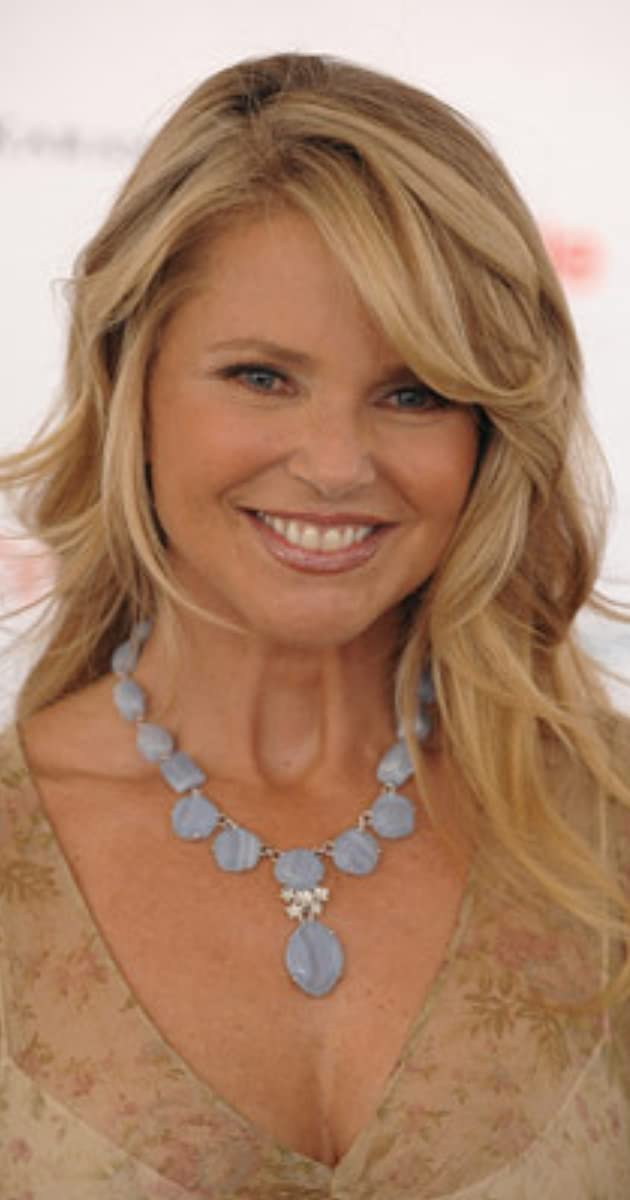
#> input picture projects/image to pencil sketch/brinkley.jpg, 630 x 1200 px
$ python 'image to pencil sketch.py'
#> lines starting #> are read from the running program, lines starting #| are printed output that depends on the picture
import numpy as np
import imageio
import scipy.ndimage
import cv2

img_data = "brinkley.jpg"


def to_gray_scale(rgb):
    """ this is the two 2D array to convert image to gray scale"""
    return np.dot(rgb[..., :3], [0.299, 0.587, 0.114])


def bake(front, back):
    final_sketch = front * 255 / (255 - back)
    final_sketch[final_sketch > 255] = 255
    final_sketch[back == 255] = 255
    return final_sketch.astype("uint8")


sample = imageio.imread(img_data)  # read the given image
#> sample is the input picture: shape (1200, 630, 3); mean R, G, B 171.1, 132.8, 106.5
gray_image = to_gray_scale(sample)  # convert color image to gray scale (BW)
#> in to_gray_scale, `return np.dot(rgb[..., :3], [0.299, 0.587, 0.114])`:
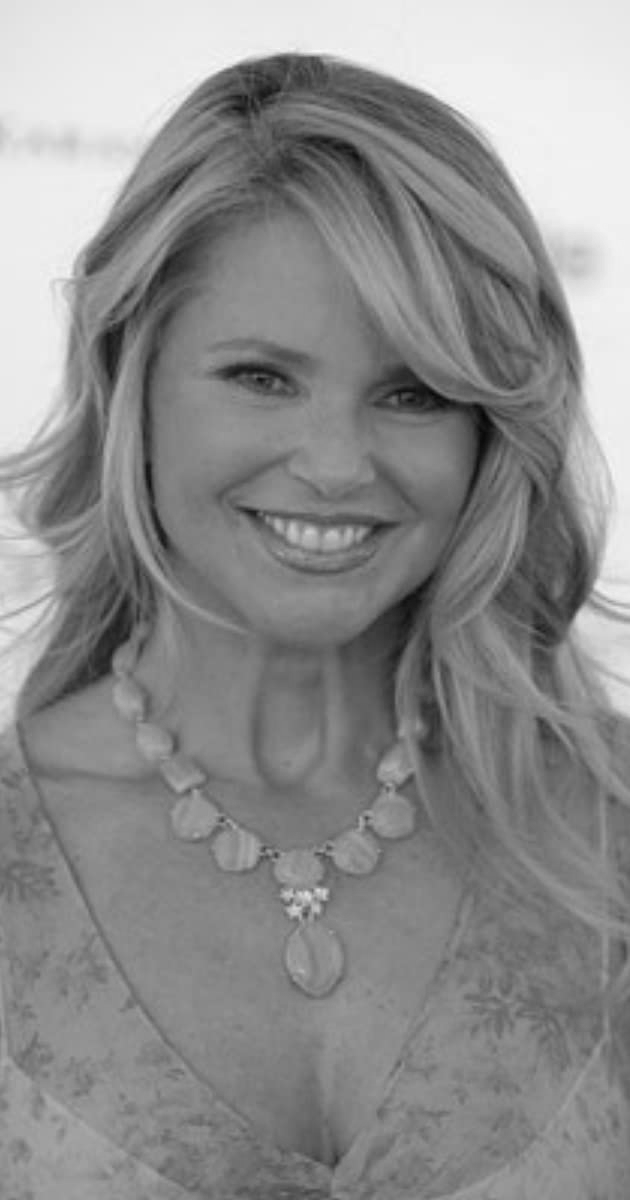
#> returned value: shape (1200, 630) float64; min 4.15, max 249.8, mean 141.2

enhance = 255 - gray_image  # RGB 0,0,0 is black and 255,255,255 is white
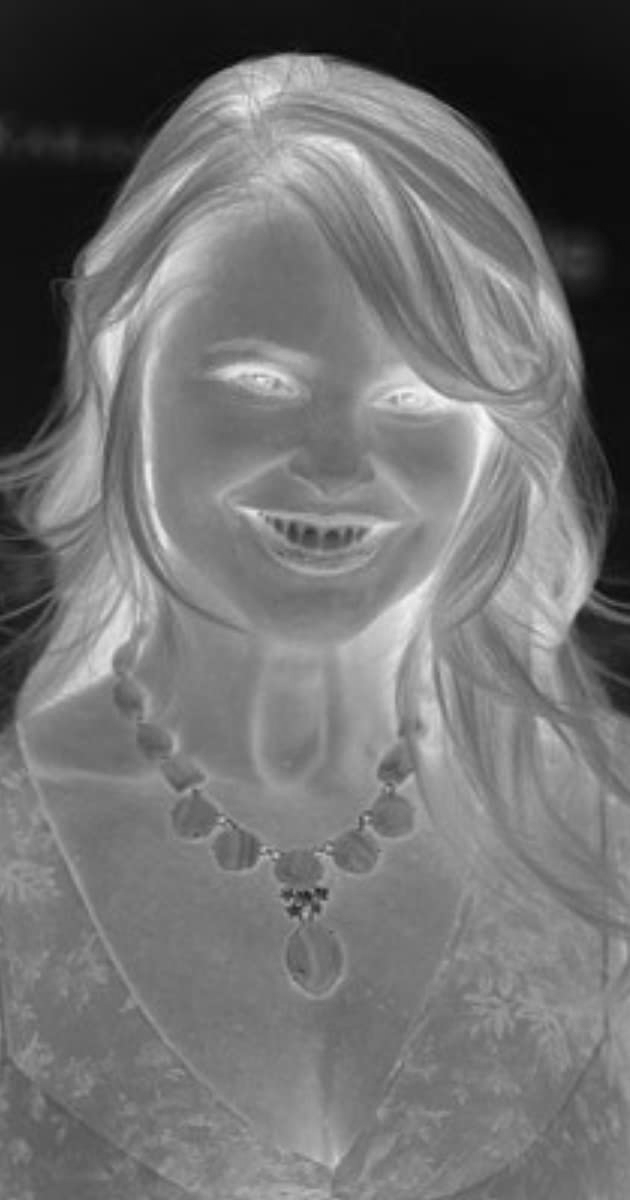
#> enhance: shape (1200, 630) float64; min 5.25, max 250.8, mean 113.8

# blur the image
blur = scipy.ndimage.filters.gaussian_filter(
    enhance, sigma=15
)  # sigma is the level of the filter
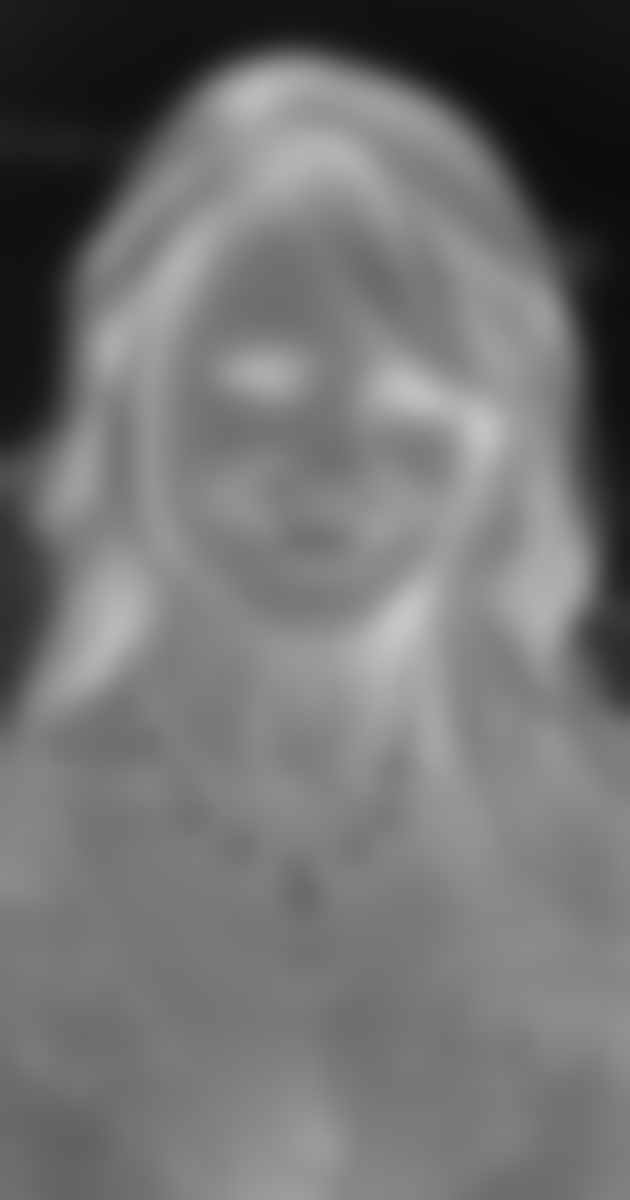
#> blur: shape (1200, 630) float64; min 13.69, max 198.5, mean 113.8

create_sketch = bake(
    blur, gray_image
)  # create image to sketch using inputs: blur and gray_image
#> in bake, `final_sketch = front * 255 / (255 - back)`:
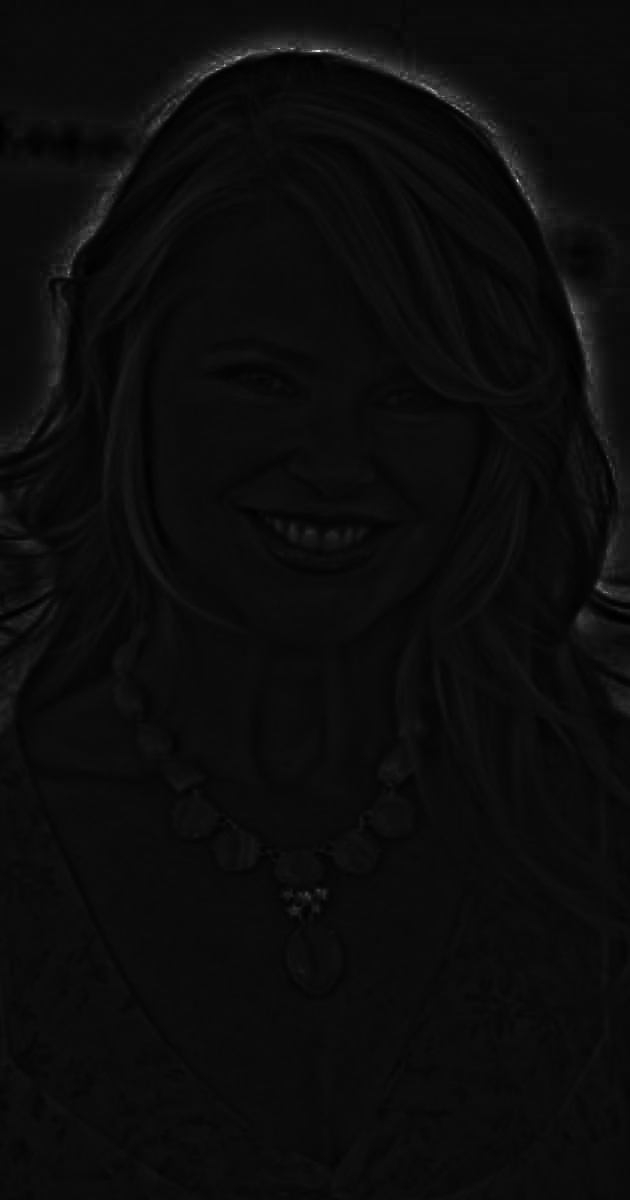
#> final_sketch: shape (1200, 630) float64; min 135.2, max 2832.4, mean 267.5; drawn with min black and max white
#> in bake, `final_sketch[final_sketch > 255] = 255`:
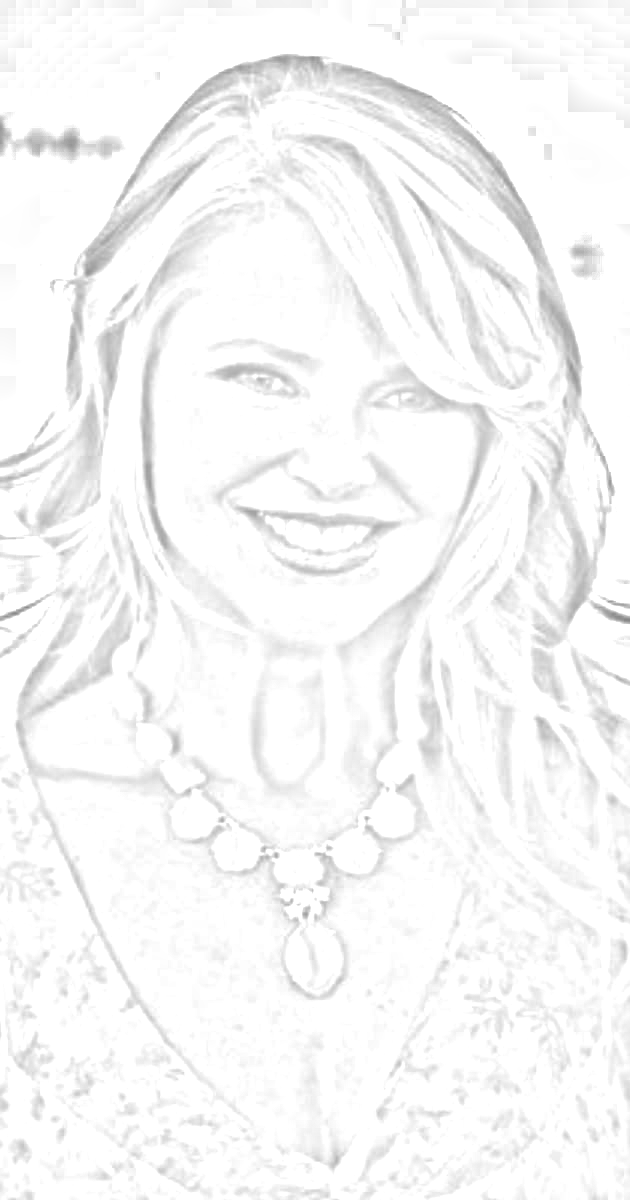
#> final_sketch: shape (1200, 630) float64; min 135.2, max 255, mean 247.3

cv2.imwrite("blinkley_sketch.png", create_sketch)
print("Sketch Completed")
